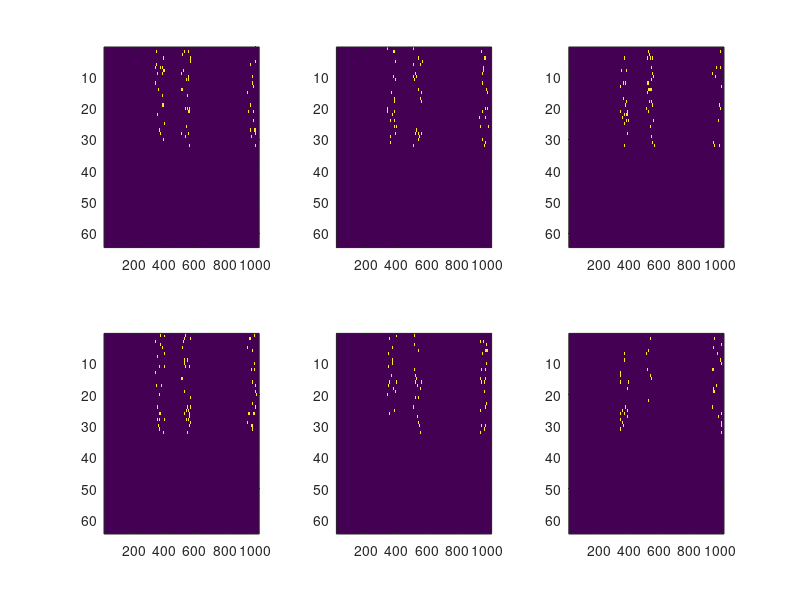

The MATLAB source for this figure: (Note: this script raises an error after producing the figure.)
clear;clc;
%% Specify Simulation environment
DataType = 'Shifted Sparse Groups';

P = uint16(16);     % number of people
N = uint16(1024);   % number of voxels
M = uint16(64);     % group size
L = uint16(4);      % group space
T = uint16(64);     % trials

A = 1:L:(N-M+1);    % group start ind
B = (M):L:N;        % group end ind
K = uint16(length(A));
G = cell(1,K);
for i=1:K
    G{i} = A(i):B(i);
end
clear A B;

J = uint16(64);     % K/J groups will be active
I = idivide(K,J,'floor');
H = uint16(idivide(J,4,'floor'));    % V/H voxels will be active.

y = [ones(idivide(T,2,'floor'),1);-ones(idivide(T,2,'ceil'),1)];


%% Define Data
% Key to variables:
% P: number of people           
% N: number of voxels
% M: group size (uniform)       
% L: space between start of each group (offset for overlap).
% K: number of ``active'' groups.
% T: Number of trials           
% V: Number of (unique) voxels across all selected groups.
% W: The number of voxels that will be active on each trial.
% X: The cell array holding the pattern for each subject.
% X_noise: X{i} + randn(size(X{i}))*sigma
% R: X_noise, replicated (see makeA_multitask_efficient.m for routine).

% Explanation of data types:
% Same Sparse Groups: The group selection is the same for each subject, but
% the patterns vary within and across subjects. Sparsity within and among
% groups, but the selection is applied to all subjects.
%
% Shifted Sparse Groups: One set of active groups is chosen before entering
% the subject loop, but the active groups for each subject are randomly
% offset (shifted positively or negatively by some amount).  This means
% that the selected groups will be anatomically similar, but not identical
% across subjects. The voxels active on each trial are randomly sampled
% from the active groups.

X = cell(P,1);
switch DataType 
    case 'Same Sparse Groups'
        active_groups = uint16(randperm(K,I));
        g = cell2mat(G(active_groups));
        g_set = unique(g);
        V = uint16(length(g_set));
        W = idivide(V,H,'floor');
        for i=1:P
            X{i} = zeros(T,N);
            for j=1:idivide(T,2,'floor')
                temp = uint16(randperm(V,W));
                active_voxels = g_set(temp);
                X{i}(j,active_voxels) = 1;
            end
        end
        
    case 'Shifted Sparse Groups'
        active_groups = uint16(randperm(K,I));
        shift_log = zeros(1,P);
        for i=1:P
            ss = 2; % step size (minimum misalignment will be ss*L)
            shift = randi(idivide(M,L*ss,'floor'))*ss*sign(randn(1));
            shift_log(i) = shift;
            active_groups = circshift(active_groups, shift);
            g = cell2mat(G(active_groups));
            g_set = unique(g);
            V = uint16(length(g_set));
            W = idivide(V,H,'floor');
            X{i} = zeros(T,N);
            for j=1:idivide(T,2,'floor')
                temp = uint16(randperm(V,W));
                active_voxels = g_set(temp);
                X{i}(j,active_voxels) = 1;
            end
        end
 
    case 'Different Sparse Groups'
        for i=1:P
            X{i} = zeros(T,N);
            active_groups = uint16(randperm(K,I));
            g = cell2mat(G(active_groups));
            g_set = unique(g);
            V = uint16(length(g_set));
            W = idivide(V,H,'floor');
            for j=1:idivide(T,2,'floor')
                temp = uint16(randperm(V,W));
                active_voxels = g_set(temp);
                X{i}(j,active_voxels) = 1;
            end
        end
        
    case 'Identical No Groups'
        % Groups are selected only to derive V, number of voxels.
        active_groups = uint16(randperm(K,I));
        g = cell2mat(G(active_groups));
        g_set = unique(g);
        V = uint16(length(g_set));
        W = idivide(V,H,'floor');
        % A random set of voxels is selected; patterns for each trial will
        % derive from v_set.
        v_set = uint16(randperm(N,V));
        for i=1:P
            X{i} = zeros(T,N);
            for j=1:idivide(T,2,'floor')
                temp = uint16(randperm(V,W));
                active_voxels = v_set(temp);
                X{i}(j,active_voxels) = 1;
            end
        end

    
    case 'Different No Groups'
        % Groups are selected only to derive V, number of voxels.
        active_groups = uint16(randperm(K,I));
        g = cell2mat(G(active_groups));
        g_set = unique(g);
        V = uint16(length(g_set));
        W = idivide(V,H,'floor');
        for i=1:P
            % A random set of voxels is selected; patterns for each trial will
            % derive from v_set.
            v_set = uint16(randperm(N,V));
            X{i} = zeros(T,N);
            for j=1:idivide(T,2,'floor')
                temp = uint16(randperm(V,W));
                active_voxels = v_set(temp);
                X{i}(j,active_voxels) = 1;
            end
        end
        
    case 'Identical Sparse Groups'
        temp = uint16(randperm(V,W));
        for i=1:P
            active_voxels(i,:) = temp;
            X(i,active_voxels(i,:)) = 1;
        end  
end
for i=1:6
   subplot(2,3,i);
   imagesc(X{i})
end

%% Identify active voxels by subject
ActiveVoxels = cellfun(@any,X,'Unif',0);
ACTIVES = any(cell2mat(ActiveVoxels));

%% Add gaussian noise
sigma = 0.05;
X_noise = cell(P,1);
for i=1:P
    X_noise{i} = X{i} + (randn(size(X{i}))*sigma);
end
% for i=1:6
%    subplot(2,3,i);
%    imagesc(X_noise{i})
% end

%% Replicate (for SOS Lasso)
R = cell(P,1);
R(:) = deal({zeros(T,M*K)});
allvox = 1:N;
groups = repmat(uint16(0), M*K, 1);
group_arr = repmat(N+1,K,M);

% First loop
for i=1
    a = 0;
    b = 0;
    ii = 0;
    for j=1:K % number of groups
        temp = ismember(allvox,G{j});
        group_arr(j,1:sum(temp)) = (ii+1):(ii+sum(temp));
        ii = ii + sum(temp);
        a = b + 1;
        b = (a + sum(temp)) - 1;
        R{i}(:,a:b) = X_noise{i}(:,temp);
        groups(a:b) = j;
    end
end

% Remaining loops
for i=2:P
    a = 0;
    b = 0;
    for j=1:K % number of groups
        temp = ismember(allvox,G{j});
        a = b + 1;
        b = (a + sum(temp)) - 1;
        R{i}(:,a:b) = X_noise{i}(:,temp);
    end
end
lam = 0.1;
Y = cell(P,1);
Y(:) = deal({y});

[Xo,gs,ga]= makeA_multitask_efficient(X_noise,G'); % This just allows me to confirm that Nikhil and I are on the same page.

%% SOSLasso
[Betahat.soslasso,C.soslasso] = overlap_2stage(1,Y,R,X_noise,G,group_arr,groups,lam);

%% Lasso
[Betahat.lasso,C.soslasso,~] = Logistic_Lasso(X_noise, Y, lam);


%% Univarite (FDR corrected)
[MEAN_A, MEAN_B, p_individual,h_individual] = deal(zeros(P,N));
for i=1:P
    a = X_noise{i}(1:idivide(T,2,'floor'),:);
    b = X_noise{i}(idivide(T,2,'floor')+1:end,:);
    [~,p_individual(i,:)] = ttest2(a,b);
    h_individual(i,:) = fdr_bh(p_individual(i,:));
    tabulate(h_individual(i,:));
    MEAN_A(i,:) = mean(a);
    MEAN_B(i,:) = mean(b);
end
[~,p] = ttest2(MEAN_A,MEAN_B);
[hh,crit_p,adj_p] = fdr_bh(p);
tabulate(hh)


% In citing MALSAR in your papers, you can use the following:
% [Zhou 2012] J. Zhou, J. Chen and J. Ye. MALSAR: Multi-tAsk Learning via 
%     StructurAl Regularization. Arizona State University, 2012. 
%     http://www.public.asu.edu/~jye02/Software/MALSAR.
% 
% If you use LaTeX, you can download the BibTex entry: 
%     http://www.public.asu.edu/~jye02/Software/MALSAR/citation.bib.
% 
% The MALSAR software project has been supported by research grants from 
% the National Science Foundation (NSF). 
